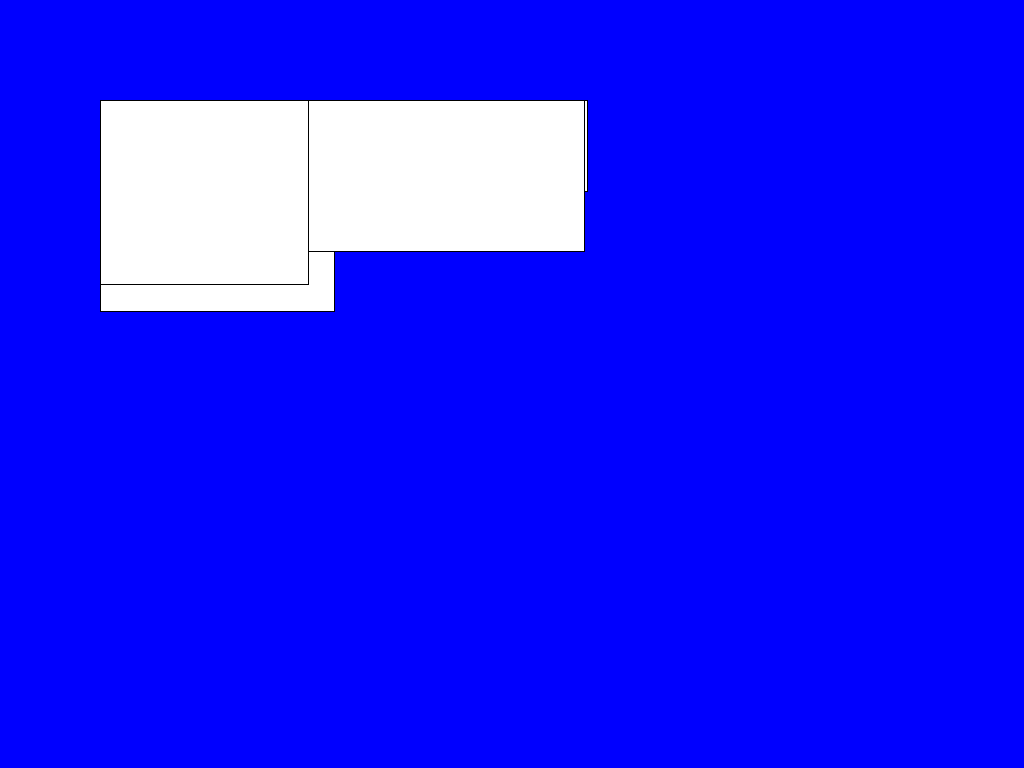
Frame 1 (no input)
Frame 60 (the mouse pressed at the canvas centre just before this capture): identical to frame 1, image omitted
Frame 120 (the mouse held since frame 60 and released just before this capture): identical to frame 1, image omitted

The Processing sketch that drew this single still picture (run headless with seeded random() and noise(); from frame 60 on, the mouse is pressed at the canvas centre):

// Processing sketch: for_loop
// ── for_loop.pde
void setup(){
    size(1024, 768);
    background(0, 0, 255);
    for (int i = 0; i <= 10; i++) {
        rect(100, 100, random(512), random(384));
    }
}
void draw(){
    
}
